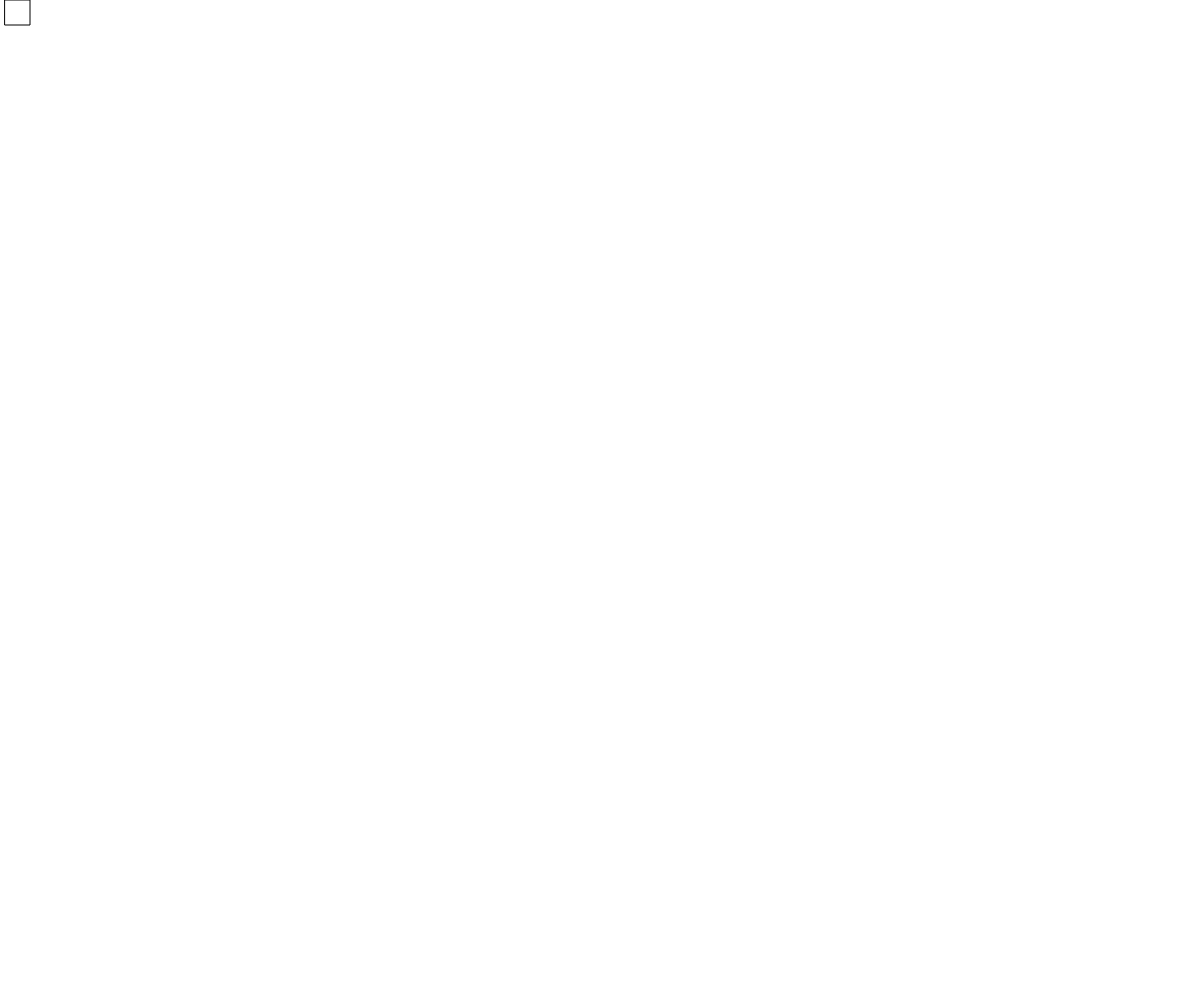
Frame 1 (no input)
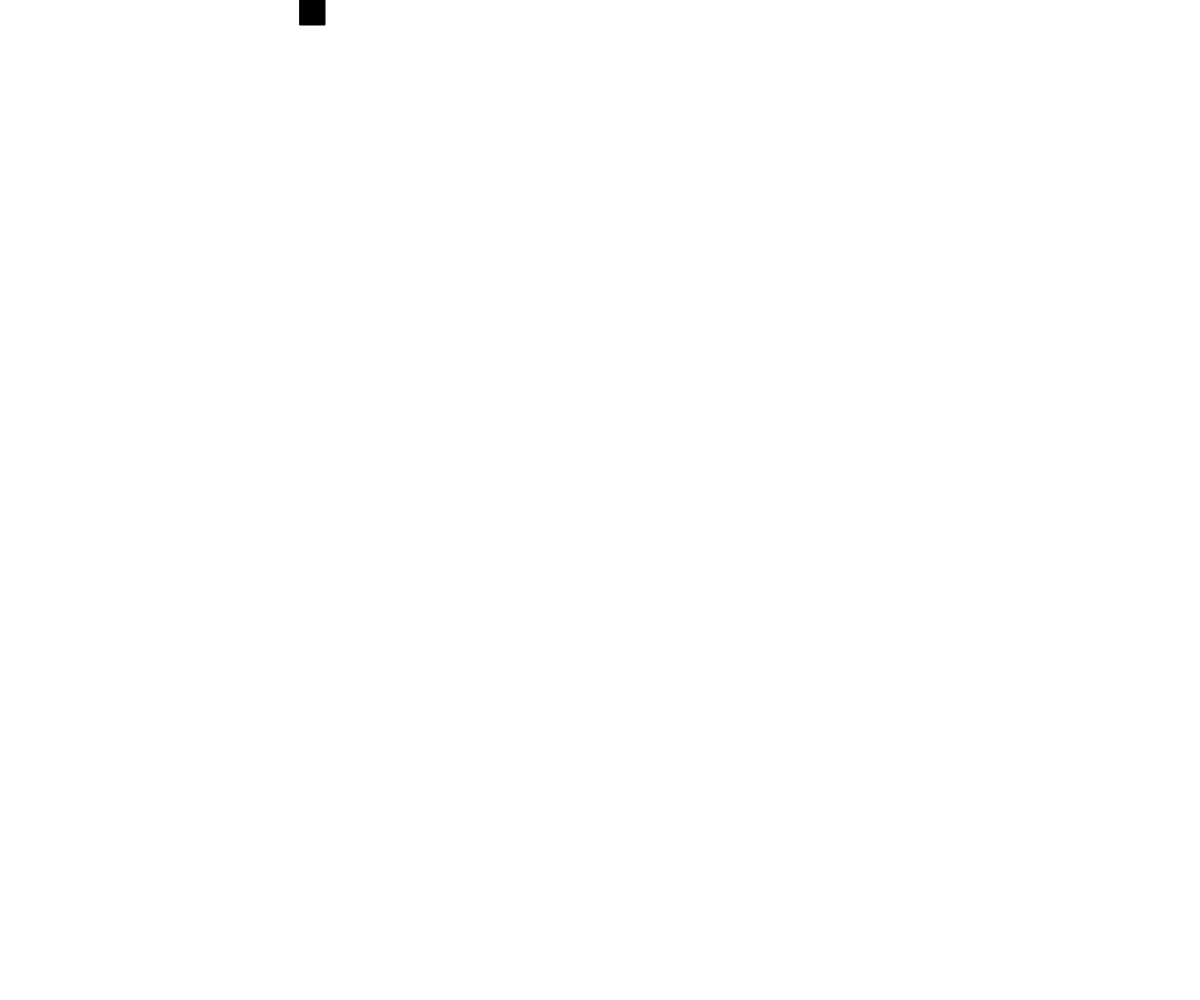
Frame 60 (no input)
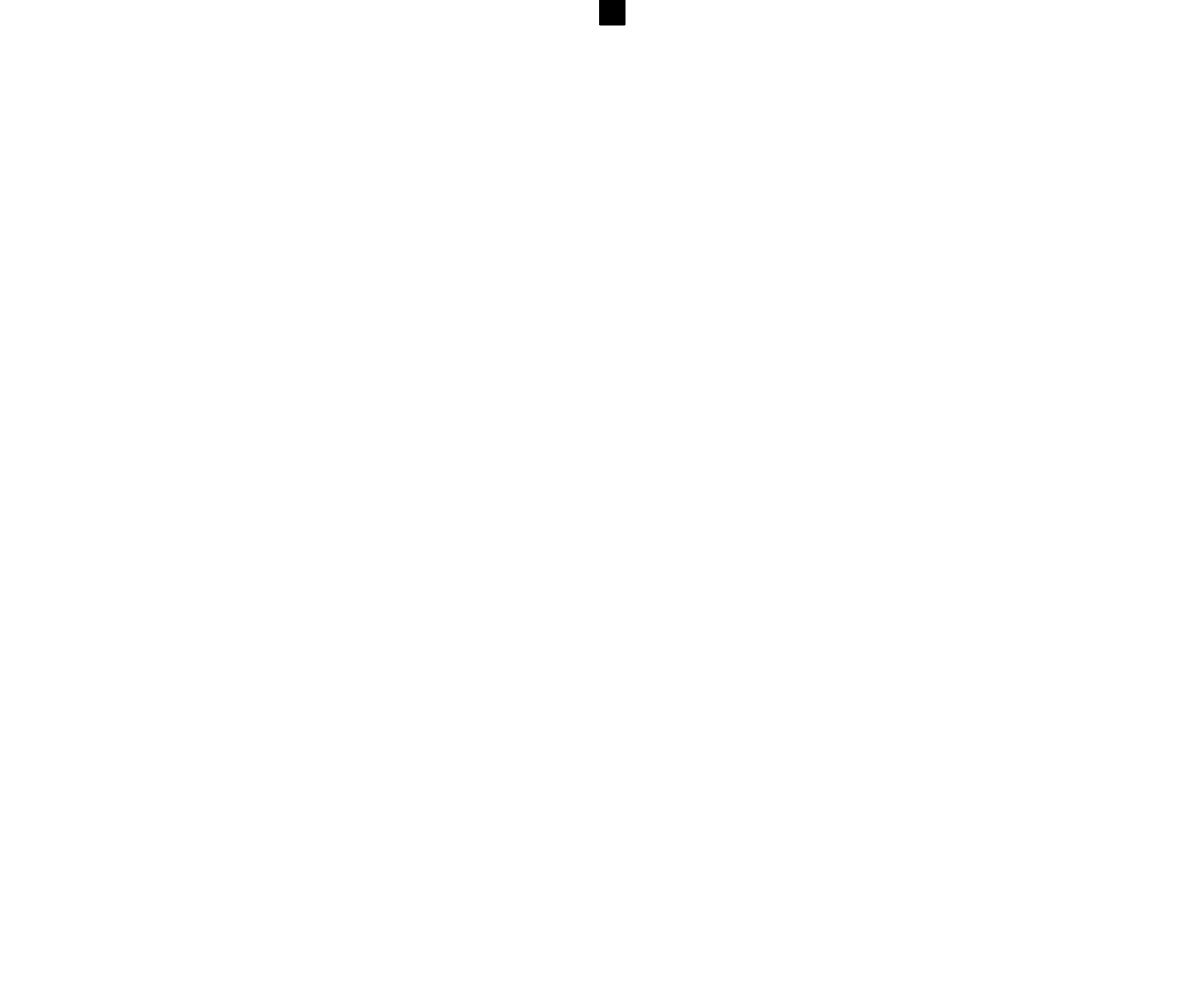
Frame 120 (the mouse pressed at the canvas centre since frame 60)

The p5.js sketch that drew these frames (run headless with seeded random() and noise() and a simulated clock; from frame 60 on, the mouse is pressed at the canvas centre):

// p5.js sketch
// ── sketch.js
// State Variables Rectangle Moving Demo
// Asir
// September 24, 2018
//
// Extra for Experts:
// - describe what you did to take this project "above and beyond"

let state = 1;
let x = 0;
let y = 0;
let speed = 5;
let size = 25;



function setup() {
  createCanvas(windowWidth, windowHeight);

}

function draw() {
  background(255);
  determineState();
  moveRect();
  rect(x,y,size,size);
  fill(0);
  stroke(0);
}

function determineState() {
  if (state === 1 && x >= width - size) {
    x = width - size;
    state = 2;
  }
  else if (state === 2 && y >= height - size) {
    y = height - size;
    state = 3;
  }
  else if (state === 3 && x <= 0) {
    x = 0;
    state = 4;
  }
  else if (state === 4 && y <= 0) {
    y = 0;
    state = 1;
  }
}

function moveRect() {
  if (state === 1) {
    x += speed;
  }
  else if (state === 2) {
    y += speed;
  }
  else if (state === 3) {
    x -= speed;
  }
  else if (state === 4) {
    y -= speed;
  }
}

// function moveBox() {
//   x += dx;
//   if (x >= windowWidth - size) {
//     x = windowWidth - size;
//     y += dy;
//   }
//   else if (y >= windowHeight - size) {
//     y = windowHeight - size;
//     x -= dx;
//   }
//   // else if (x <= windowWidth + size) {
//   //   x = windowWidth + size;
//   //   y += dy * -1;
//   else if (x <= windowWidth + size){
//     y = windowHeight + size;
//     x -= dx;
//   }
// }
